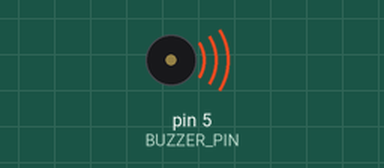
The sketch below on a simulated Arduino Uno, built with avr-gcc and run on an emulated ATmega328P. Parts: buzzer (waves = sounding, pin HIGH).

Above: at 0.5 s.
Timing chart, 0 to 4.6 s (numbered marks = the images above):
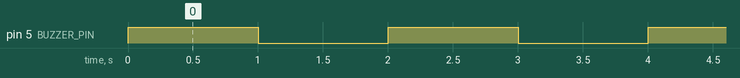

Measured:
- by itself, pin 5 (BUZZER_PIN): alternates HIGH for 1.0 s and LOW for 1.0 s

The sketch:

BuzzerTestCode.ino
```cpp
#define BUZZER_PIN 5
void setup() {
  // put your setup code here, to run once:
  pinMode(BUZZER_PIN , OUTPUT);

}

void loop() {
  // put your main code here, to run repeatedly:
  digitalWrite(BUZZER_PIN , HIGH);
  delay(1000);
  digitalWrite(BUZZER_PIN , LOW);
  delay(1000);
}
```
